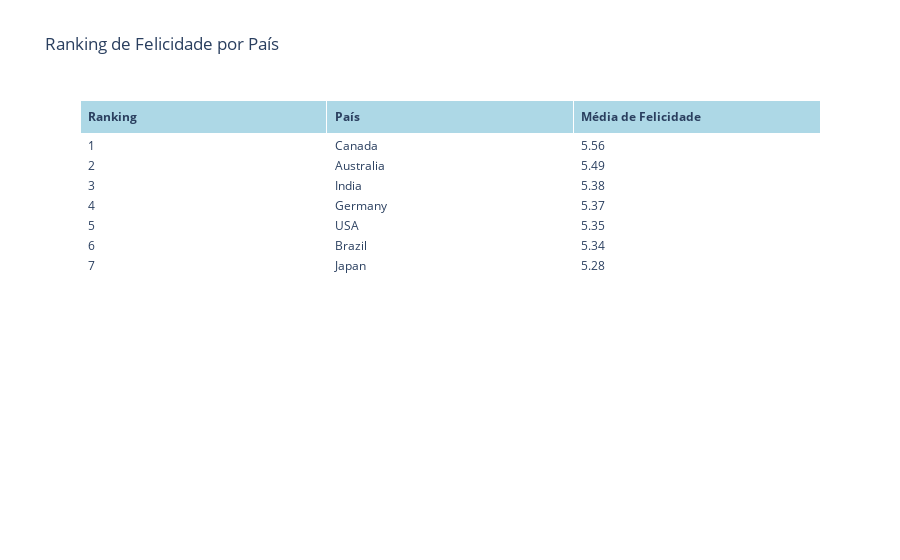

The code cell stored with this chart in its notebook:
### Code cell
# Criando tabela Ranking de Felicidade por País
fig = go.Figure(data=[go.Table(
    header=dict(values=["<b>Ranking</b>", "<b>País</b>", "<b>Média de Felicidade</b>"],
                fill_color='lightblue',
                align='left'),
    cells=dict(values=[pais_felicidade_sorted["Ranking"],
                       pais_felicidade_sorted["País"],
                       pais_felicidade_sorted["Pontuação_de_Felicidade"].round(2)],
               fill_color='white',
               align='left'))
])

fig.update_layout(title="Ranking de Felicidade por País")
fig.show()

### Figure 1 — Plotly figure (JSON) as saved in the notebook; plotly's stock layout.template omitted (floating-point values rounded to 4 significant figures)
{"data": [{"cells": {"align": "left", "fill": {"color": "white"}, "values": [[1, 2, 3, 4, 5, 6, 7], ["Canada", "Australia", "India", "Germany", "USA", "Brazil", "Japan"], [5.56, 5.49, 5.38, 5.37, 5.35, 5.34, 5.28]]}, "header": {"align": "left", "fill": {"color": "lightblue"}, "values": ["<b>Ranking</b>", "<b>País</b>", "<b>Média de Felicidade</b>"]}, "type": "table"}], "layout": {"autosize": true, "title": {"text": "Ranking de Felicidade por País"}}}
